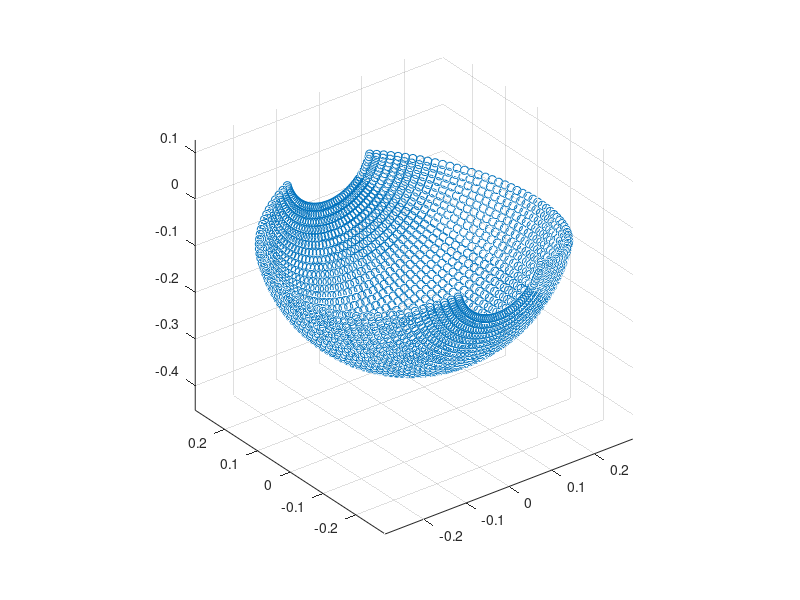

Recreate this plot in MATLAB. (Note: this script raises an error after producing the figure.)
% RN@HMS Queen Elizabeth 
% 23/06/18
%%
clc
close all
clear all

%% 

a1 = 0.03 ;
alpha1 = 0.08; % TODO conside alpha as well..

rotation = [cos(alpha1) -sin(alpha1) 0; ...
            sin(alpha1) cos(alpha1)  0; ...
            0           0            1];

n_step = 50;

phi_0 = -pi/2.4;
phi_t = pi/2.4;
delta_angle = (phi_t - phi_0)/n_step;

l1 = 0.3; % 30 cm
l2 = l1 - a1;

% Mimic the following process --
% Rotate J2 first, from its minimum. for delta_theta degrees, then let the
% arm to rotate about J1 axis from its minimum to maximum angles. This
% should yeild a circle with ite centre on the J1 axis. Suppose the origin
% of the base frame is (0 0 0), then the centre of the above mentioned
% circle should be (0, x*sin(theta), 0). Its radius should be
% DH_a1+x*sin(theta). 

pt_mat = [0 0 0];
n_row = 1;

for j2_step = 0:(n_step)
    
    % J2 rotation angle
    theta_2 = phi_0 + j2_step*delta_angle;
    
    % First work out the centre and the radius
    centre = [0 l2*sin(theta_2) -a1-l2*cos(theta_2)];
    radius = abs(a1+l2*cos(theta_2));
    
    y = l2*sin(theta_2);
    
    % Acuqire (x? y z?) by rotation about J1.
    for j1_step = 0:(n_step)
        
        theta_1 = phi_0 + j1_step*delta_angle;
        
        x = - radius*sin(theta_1);
        z = - radius*cos(theta_1);
        
        pt_mat(n_row,:) = [x y z];
        n_row = n_row + 1;
        
    end
        
end

n_row = n_row - 1; % one step back to reflect the size of pt_mat


%% Without taking the alpha_1

% Reference frame auxiliary
t3 = (-5:10)/200;
x_axis_x = t3; x_axis_y = 0*t3; x_axis_z = 0*t3;
y_axis_x = 0*t3; y_axis_y = t3; y_axis_z = 0*t3;
z_axis_x = 0*t3; z_axis_y = 0*t3; z_axis_z = t3;

        % Visualise the simulated point cloud
        figure('Name', 'Point cloud a1');
        scatter3(pt_mat(:,1), pt_mat(:,2), pt_mat(:,3));
        axis equal;
        hold on;
        hold off;

% Try to fit a sphere
[sphere_param, residuals] = davinci_sphere_fit_least_square(pt_mat);
rms_Sphere = calculate_sphere_rms(pt_mat, sphere_param(1:3), sphere_param(4));    

        figure('Name', 'Pt Cloud & its fitted sphere');
        scatter3(pt_mat(:,1), pt_mat(:,2), pt_mat(:,3),'.');
        hold on;
        
        [x y z] = sphere;
        a = [sphere_param(1), sphere_param(2), sphere_param(3),  sphere_param(4)];
        s1=surf(x*a(1,4)+a(1,1), y*a(1,4)+a(1,2), z*a(1,4)+a(1,3));
        scatter3(sphere_param(1), sphere_param(2), sphere_param(3), 'filled');
        
        [x2 y2 z2] = sphere;
        a2 = [0, 0, 0, l1];
        s2=surf(x2*a2(1,4)+a2(1,1), y2*a2(1,4)+a2(1,2), z*a2(1,4)+a2(1,3));
        
        
        plot3(x_axis_x,x_axis_y,x_axis_z);
        plot3(y_axis_x,y_axis_y,y_axis_z);
        plot3(z_axis_x,z_axis_y,z_axis_z);
        axis equal;

%% After taking the alpha_a

for row=1:n_row
    
   pt_mat_rot(row,:) = transpose(rotation*transpose(pt_mat(row,:)));
    
end
        
        % Visualise the simulated point cloud
        figure('Name', 'Point Cloud a1 alpha1');
        scatter3(pt_mat_rot(:,1), pt_mat_rot(:,2), pt_mat_rot(:,3), '.');
        axis equal;
        hold on;
        hold off;  
        
 % Try to fit a sphere
[sphere_param_2, residuals_2] = davinci_sphere_fit_least_square(pt_mat_rot);
rms_Sphere_2 = calculate_sphere_rms(pt_mat_rot, sphere_param_2(1:3), sphere_param_2(4));         

        figure('Name', 'Pt Cloud & its fitted sphere (a1 + alpha1)');
        scatter3(pt_mat_rot(:,1), pt_mat_rot(:,2), pt_mat_rot(:,3),'.');
        hold on;
        
        [x y z] = sphere;
        a = [sphere_param_2(1), sphere_param_2(2), sphere_param_2(3),  sphere_param_2(4)];
        s1=surf(x*a(1,4)+a(1,1), y*a(1,4)+a(1,2), z*a(1,4)+a(1,3));
        scatter3(sphere_param_2(1), sphere_param_2(2), sphere_param_2(3), 'filled');
        
        [x2 y2 z2] = sphere;
        a2 = [0, 0, 0, l1];
        s2=surf(x2*a2(1,4)+a2(1,1), y2*a2(1,4)+a2(1,2), z*a2(1,4)+a2(1,3));
        
        
        plot3(x_axis_x,x_axis_y,x_axis_z);
        plot3(y_axis_x,y_axis_y,y_axis_z);
        plot3(z_axis_x,z_axis_y,z_axis_z);
        axis equal;
